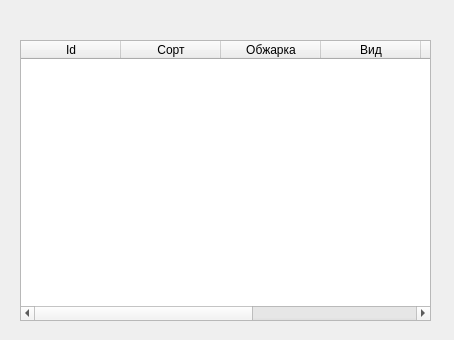
<?xml version="1.0" encoding="UTF-8"?>
<ui version="4.0">
 <class>MainWindow</class>
 <widget class="QMainWindow" name="MainWindow">
  <property name="geometry">
   <rect>
    <x>0</x>
    <y>0</y>
    <width>454</width>
    <height>340</height>
   </rect>
  </property>
  <property name="windowTitle">
   <string>MainWindow</string>
  </property>
  <widget class="QWidget" name="centralwidget">
   <widget class="QTableWidget" name="tableWidget">
    <property name="geometry">
     <rect>
      <x>20</x>
      <y>40</y>
      <width>411</width>
      <height>281</height>
     </rect>
    </property>
    <column>
     <property name="text">
      <string>Id</string>
     </property>
    </column>
    <column>
     <property name="text">
      <string>Сорт</string>
     </property>
    </column>
    <column>
     <property name="text">
      <string>Обжарка</string>
     </property>
    </column>
    <column>
     <property name="text">
      <string>Вид</string>
     </property>
    </column>
    <column>
     <property name="text">
      <string>Описание</string>
     </property>
    </column>
    <column>
     <property name="text">
      <string>Цена</string>
     </property>
    </column>
    <column>
     <property name="text">
      <string>Объём</string>
     </property>
    </column>
   </widget>
  </widget>
 </widget>
 <resources/>
 <connections/>
</ui>
